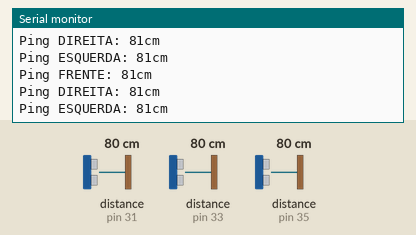
Simulated run of this sketch. Board: Arduino Mega 2560, built with avr-gcc and run on an emulated ATmega2560. Shown: the last lines printed to the serial monitor. The test bench sets the inputs (shaded band); at power-on: distance to the obstacle (sensors on pin 31, pin 33, pin 35) 80 cm. The echo pulse lasts 58.3 µs per cm.

Above: at 1.2 s.
1.3 s: distance to the obstacle (sensor on pin 31) set to 2 cm
At 1.45 s:
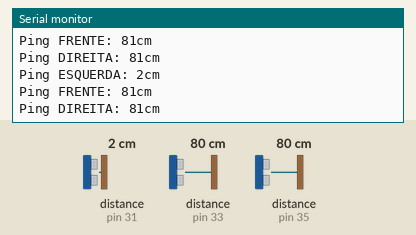
2.8 s: distance to the obstacle (sensor on pin 31) set to 35 cm
At 2.85 s:
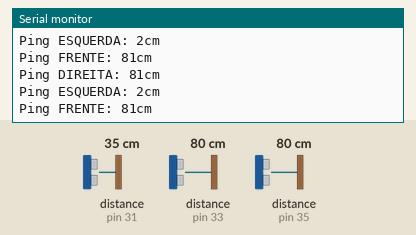
5.8 s: distance to the obstacle (sensor on pin 33) set to 18 cm
At 5.86 s:
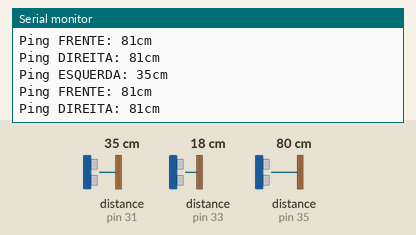
8.8 s: distance to the obstacle (sensor on pin 35) set to 35 cm
At 8.81 s:
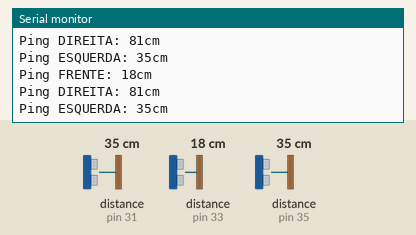
11.8 s: distance to the obstacle (sensor on pin 33) set to 2 cm
At 11.81 s:
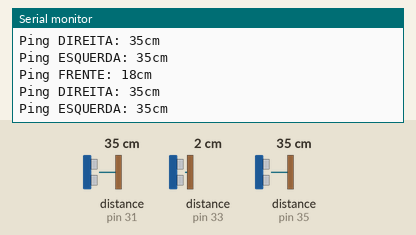
13.3 s: distance to the obstacle (sensor on pin 33) set to 4 cm
At 13.38 s:
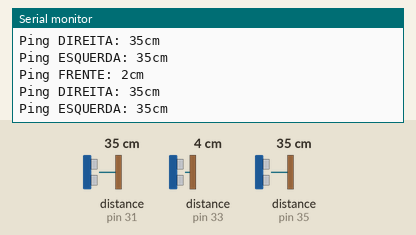
Timing chart, 0 to 16.3 s (numbered marks = the images above; inputs shaded):
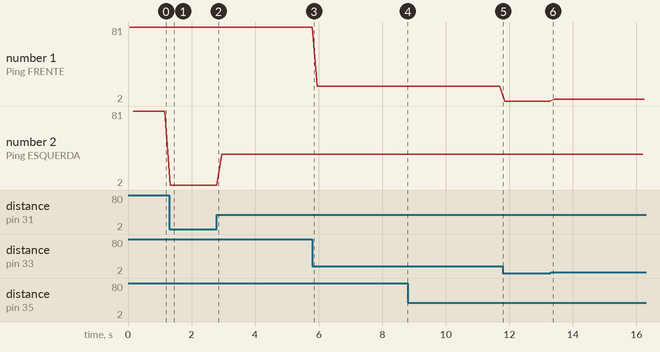

Measured:
- after the input at 1.3 s, the serial monitor: prints a new line at once (image 1)
- plotted number 1: 81 → 18 after the input at 5.8 s, 18 → 2 after the input at 11.8 s, 2 → 4 after the input at 13.3 s
- plotted number 2: 81 → 2 after the input at 1.3 s, 2 → 35 after the input at 2.8 s

The sketch:

TESTE_ULTRASONICO_V5.ino
```cpp
// ---------------------------------------------------------------------------
// Example NewPing library sketch that does a ping about 20 times per second.
// ---------------------------------------------------------------------------

#include <NewPing.h>


#define TRIGGER_PIN  32  // Arduino pin tied to trigger pin on the ultrasonic sensor.
#define ECHO_PIN    33  // Arduino pin tied to echo pin on the ultrasonic sensor.
#define MAX_DISTANCE 200 // Maximum distance we want to ping for (in centimeters). Maximum sensor distance is rated at 400-500cm.

#define TRIGGER_PIND  34  // Arduino pin tied to trigger pin on the ultrasonic sensor.
#define ECHO_PIND     35 // Arduino pin tied to echo pin on the ultrasonic sensor.
#define MAX_DISTANCED 200 // Maximum distance we want to ping for (in centimeters). Maximum sensor distance is rated at 400-500cm.

#define TRIGGER_PINE  30  // Arduino pin tied to trigger pin on the ultrasonic sensor.
#define ECHO_PINE    31 // Arduino pin tied to echo pin on the ultrasonic sensor.
#define MAX_DISTANCEE 200 // Maximum distance we want to ping for (in centimeters). Maximum sensor distance is rated at 400-500cm.


NewPing sonar(TRIGGER_PIN, ECHO_PIN, MAX_DISTANCE); // NewPing setup of pins and maximum distance.
NewPing sonarD(TRIGGER_PIND, ECHO_PIND, MAX_DISTANCED); // NewPing setup of pins and maximum distance.
NewPing sonarE(TRIGGER_PINE, ECHO_PINE, MAX_DISTANCEE); // NewPing setup of pins and maximum distance.

void setup() {
  Serial.begin(115200); // Open serial monitor at 115200 baud to see ping results.
}

void loop() {
    delay(50);                     // Wait 50ms between pings (about 20 pings/sec). 29ms should be the shortest delay between pings.
  Serial.print("Ping FRENTE: ");
  Serial.print(sonar.ping_cm()); // Send ping, get distance in cm and print result (0 = outside set distance range)
  Serial.println("cm");

    delay(50);                     // Wait 50ms between pings (about 20 pings/sec). 29ms should be the shortest delay between pings.
  Serial.print("Ping DIREITA: ");
  Serial.print(sonarD.ping_cm()); // Send ping, get distance in cm and print result (0 = outside set distance range)
  Serial.println("cm");

      delay(50);                     // Wait 50ms between pings (about 20 pings/sec). 29ms should be the shortest delay between pings.
  Serial.print("Ping ESQUERDA: ");
  Serial.print(sonarE.ping_cm()); // Send ping, get distance in cm and print result (0 = outside set distance range)
  Serial.println("cm");
}
```
